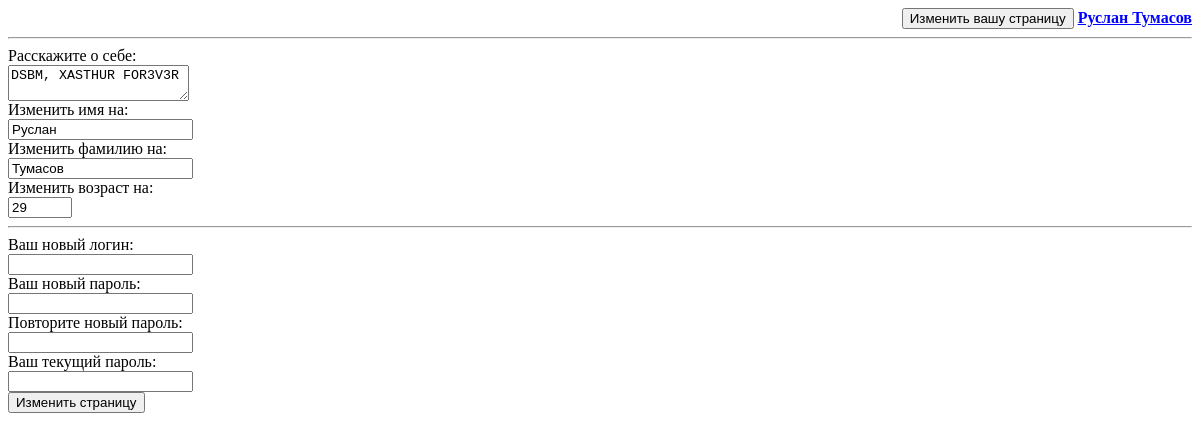
/editProfile.php (signed in), run on the app's committed database.
### tables this page shows
CREATE TABLE `users` (
  `id` int(10) NOT NULL COMMENT 'id записи',
  `login` varchar(128) NOT NULL COMMENT 'Логин',
  `password` varchar(128) NOT NULL COMMENT 'Пароль',
  `name` varchar(32) NOT NULL COMMENT 'Имя пользователя',
  `lastname` varchar(32) NOT NULL COMMENT 'Фамилия пользователя',
  `age` int(3) NOT NULL COMMENT 'Возраст пользователя',
  `pDescription` text NOT NULL COMMENT 'Описание к профилю'
);

### editProfile.php (the view, shortened to what this page needs)
<?php
	include("blocks/header.php");
	$mysql = mysqli_connect("localhost", "root", "", "social");
	$resultArray = mysqli_fetch_array(mysqli_query($mysql, "SELECT * FROM `users` WHERE `id` = '".$_SESSION["user_id"]."'"));
	$name = $resultArray['name'];
	$lastname = $resultArray['lastname'];
	$age = $resultArray['age'];
	$description = $resultArray['pDescription'];
?>
	<form action="acts/editProfile.php" method="post">
		<div class='humanDesc'>
			Расскажите о себе:
			<br />
			<textarea name="pDescription"><?=$description; ?></textarea>
		</div>
		Изменить имя на: <br>
		<input type="text" name="name" value="<?=$name;?>" maxlength="32" /> <br />
		Изменить фамилию на: <br>
		<input type="text" name="lastname" value="<?=$lastname;?>" maxlength="32" /> <br />
		Изменить возраст на: <br>
		<input type="number" name="age" value="<?=$age;?>" min="5" max="150" /> <br />
		<hr>
		Ваш новый логин: <br>
		<input type="text" name="newLogin" maxlength="32" /> <br />
		Ваш новый пароль: <br>
		<input type="password" name="newPassword" /><br />
		Повторите новый пароль: <br>
		<input type="password" name="repeatPassword"/> <br />
		Ваш текущий пароль: <br>
		<input type="password" name="password" /><br />
		<input type="submit" name="submit" value="Изменить страницу" />
	</form>
<?php
	include("blocks/bottom.php");
?>

### data on the page
users: pDescription "DSBM, XASTHUR FOR3V3R", name "Руслан", lastname "Тумасов", age "29"

### other printed values
$_SESSION["name_lastname"] "Руслан Тумасов"
